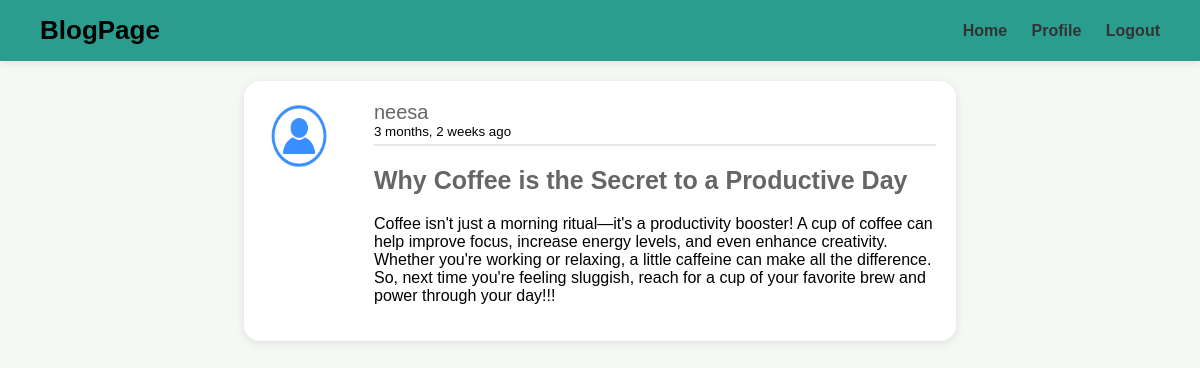
/post/9/ (signed in), run on the app's committed database.
### dashboard/models.py (models this page shows, shortened)
class Post(models.Model):
    title = models.CharField(max_length=100)
    content = models.TextField()
    date_posted = models.DateTimeField(default=timezone.now)
    author = models.ForeignKey(User, on_delete=models.CASCADE)
    def time_ago(self):
        return timesince(self.date_posted) + " ago"

### users/models.py (models this page shows, shortened)
class User(AbstractUser):
    email = models.EmailField(unique=True)
    bio = models.TextField(blank=True, null=True)
    profile_picture = models.ImageField(
        upload_to="profile_pics/", default="default.jpg", blank=True, null=True
    )

### dashboard/views.py (the view)
# urls.py: path("<int:pk>", PostDetailView.as_view(), name="postdetail"),
class PostDetailView(DetailView):
    model = Post
    template_name = "dashboard/post.html"
    context_object_name = "post"

### dashboard/templates/dashboard/post.html (shortened to what this page needs)
{% extends "dashboard/layout.html" %}
{% block content %}
    <article class="media content-section">
        <img class="rounded-circle article-img" src="{{ '/media/default.jpg' }}" alt="Profile picture">
        <div class="media-body">
            <div class="article-metadata">
                <a class="author-link" href="{% url 'dashboard:user_account' username=post.author.username %}">{{ post.author.username }}</a>
                <small class="text-muted">{{ post.time_ago }}</small>
            </div>
            <h2><a class="article-title" href="#">{{ post.title }}</a></h2>
            <p class="article-content">{{ post.content }}</p>
        </div>
    </article>
{% endblock content %}

### dashboard/static/dashboard/style.css (style rules this page uses)
body { font-family: Arial, sans-serif; margin: 0; background: #f4f9f4; }
h1, h2, h3, h4, h5, h6 { color: #382d6a; }
a { color: #666; font-size: 14px; text-decoration: none; }
.content-section { padding: 10px; width: 80%; margin: 0 auto; }
.media.content-section { display: flex; align-items: flex-start; background: #ffffff; border-radius: 16px; padding: 20px; box-shadow: 0 2px 10px rgba(0, 0, 0, 0.1); max-width: 90%; margin: 10px auto; }
.media { display: flex; align-items: center; padding: 20px; gap: 20px; }
.article-img { height: 70px; width: 70px; margin-right: 20px; }
.article-title { font-size: 25px; }
.article-content { font-size: 16px; }
.article-metadata { display: flex; flex-direction: column; align-items: flex-start; padding-bottom: 5px; margin-bottom: 6px; border-bottom: 2px solid #e6e6e6; }
.author-link { font-size: 20px; }

### data on the page
Post: author.username "neesa", time_ago "3 months, 2 weeks ago", title "Why Coffee is the Secret to a Productive Day", content "Coffee isn't just a morning ritual—it's a productivity booster! A cup of coffee can help improve focus, increase energy levels, and even enhance creativity. Whether you're working or relaxing, a little caffeine can make all the difference. So, next time you're feeling sluggish, reach for a cup of your favorite brew and power through your day!!!"
